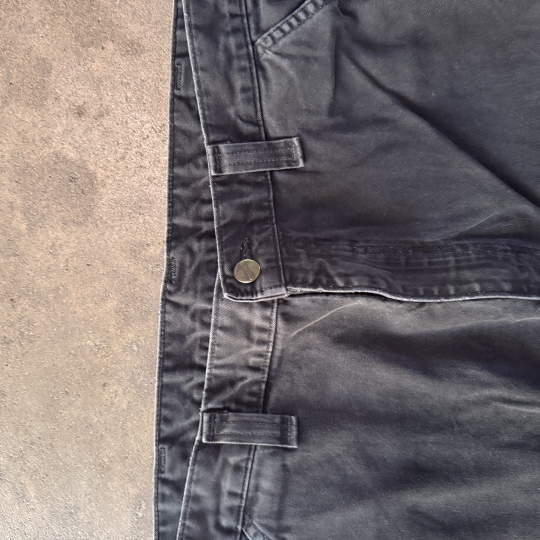
#> input picture assets/demo-items/real/carhartt-pants/02.jpg, 1080 x 1080 px (shown at 1/2 size); its folder holds only this picture in this run
$ python gate.py ../../assets/demo-items/real/carhartt-pants/02.jpg   (older library calls are emulated)
#> lines starting #> are read from the running program, lines starting #| are printed output that depends on the picture; after the words box and inside, x2 and y2 are one past the last pixel; in counts of white or black regions, pixels touching at a corner belong together
### research/studio/ben/prototype/seeded_faults.py
"""Seeded-fault test for the gate: known-good and known-bad 'renders' made from a
real photo, so we know the right answer for each (the evaluator must reject the
faults and pass the benign relights). Run: python3 seeded_faults.py <assets dir>"""
import sys, json
import cv2
import numpy as np
from color import srgb_to_linear, linear_to_srgb, white_reference_gain, apply_gain
from gate import gate

A = sys.argv[1] if len(sys.argv) > 1 else "../../../../../assets/demo-items"
rng = np.random.default_rng(0)


def load(name):
    return cv2.cvtColor(cv2.imread(f"{A}/{name}"), cv2.COLOR_BGR2RGB)


def item_mask(img, inset=20):
    m = np.zeros(img.shape[:2], np.uint8)
    bg, fg = np.zeros((1, 65)), np.zeros((1, 65))
    r = (inset, inset, img.shape[1] - 2 * inset, img.shape[0] - 2 * inset)
    cv2.grabCut(cv2.cvtColor(img, cv2.COLOR_RGB2BGR), m, r, bg, fg, 5, cv2.GC_INIT_WITH_RECT)
    m = np.where((m == 1) | (m == 3), 1, 0).astype(np.uint8)
    # fill holes: GrabCut drops bright logo patches and tags as "background"
    ff = m.copy(); h, w = m.shape
    cv2.floodFill(ff, np.zeros((h + 2, w + 2), np.uint8), (0, 0), 1)
    m = m | (1 - ff)
    return cv2.erode(m, np.ones((9, 9), np.uint8))


def relight(img, mask, gain=(1.08, 1.0, 0.86), grad=0.35, bg=(236, 236, 232)):
    """Benign: new light colour, a soft directional falloff, new background,
    slight rotation and scale. This is roughly what a faithful render does."""
    lin = srgb_to_linear(img) * np.array(gain)
    h, w = mask.shape
    ramp = np.linspace(1 + grad / 2, 1 - grad / 2, w)[None, :, None]
    lin = lin * ramp
    out = linear_to_srgb(lin)
    out[mask == 0] = bg
    M = cv2.getRotationMatrix2D((w / 2, h / 2), 3.0, 0.96)
    out = cv2.warpAffine(out, M, (w, h), borderValue=bg)
    return cv2.GaussianBlur(out, (3, 3), 0.6)


def paint_out(img, box):
    x, y, w, h = box
    m = np.zeros(img.shape[:2], np.uint8); m[y:y + h, x:x + w] = 255
    return cv2.cvtColor(cv2.inpaint(cv2.cvtColor(img, cv2.COLOR_RGB2BGR), m, 7, cv2.INPAINT_TELEA), cv2.COLOR_BGR2RGB)


# [4 lines left out: function hue_shift, not called in this run]


CASES = {
    "carhartt-jacket.jpg": dict(
        protected={"chest_patch": (382, 254, 34, 30), "collar_label": (300, 90, 34, 30),
                   "zip_pocket": (350, 218, 96, 24)},
        faults={"logo_removed": ("chest_patch",), "label_removed": ("collar_label",)}),
    "levis-501.jpg": dict(protected={}, faults={}),
    "nike-dunks.jpg": dict(
        protected={"toe_scuff": (212, 392, 44, 40), "swoosh_right": (400, 360, 90, 50)},
        faults={"defect_removed": ("toe_scuff",), "swoosh_removed": ("swoosh_right",)}),
}

# [52 lines left out: function main, not called in this run]


# [2 lines that do not run on import are left out]

### scripts/bench/gate.py
"""Does the fidelity gate catch an edit that lies about the item? Measured on Ben's 19 real listing photos.

For each real photo we know the truth, because we make the edits ourselves:
  honest   two relights (warm and cool light, soft falloff, new background, slight turn): must pass
  lie      a detail painted out (a logo, a print, a flaw), at three sizes; the box is a detail of the item, so it is protected
  lie      the item's color shifted by 12, 24 or 40 degrees of hue, when the shift is visible (over 4.5 CIEDE2000;
           a shift under that on a faded item is counted apart as invisible)
  lie      a detail swapped for another patch of the same item (a tag's text or a print changed, texture kept)
  lie      the item stretched 4% or 8% wider (a shape change)
  lie      the photo mirrored and recropped
A detail box is the most textured patch on the item, which is where a print, a logo or a flaw sits.
The gate is research/studio/ben/prototype/gate.py, unchanged. No model is called.

Run: python3 scripts/bench/gate.py [--out scripts/bench/out/gate.json] [--pictures DIR]
"""
import glob
import json
import os
import sys
from multiprocessing import Pool

import numpy as np

HERE = os.path.dirname(os.path.abspath(__file__))
ROOT = os.path.abspath(os.path.join(HERE, "..", ".."))
sys.path.insert(0, os.path.join(ROOT, "research/studio/ben/prototype"))
import cv2  # noqa: E402
from gate import gate, tile_structure  # noqa: E402
from lab import deltaE_ciede2000, rgb2lab  # noqa: E402
from seeded_faults import hue_shift, item_mask, paint_out, relight  # noqa: E402

SIDE = 640  # the size the gate was tuned at
WARM, COOL = (1.08, 1.0, 0.86), (0.85, 0.95, 1.12)


def detail_box(img, mask, size):
    """The most textured size x size patch fully on the item."""
    g = cv2.cvtColor(img, cv2.COLOR_RGB2GRAY).astype(np.float64)
    energy = np.abs(cv2.Laplacian(g, cv2.CV_64F))
    best, at = -1.0, None
    step = max(8, size // 4)
    for y in range(0, g.shape[0] - size, step):
        for x in range(0, g.shape[1] - size, step):
            if mask[y:y + size, x:x + size].mean() < 0.98:
                continue
            e = energy[y:y + size, x:x + size].mean()
            if e > best:
                best, at = e, (x, y, size, size)
    return at


# [43 lines left out: functions far_box, swap, stretch, heat, not called in this run]


def hue_de(src, mask, deg):
    m = mask.astype(bool)
    return float(np.median(deltaE_ciede2000(rgb2lab(src[m][None]), rgb2lab(hue_shift(src, mask, deg)[m][None]))))


def one(path):
    src = cv2.cvtColor(cv2.imread(path), cv2.COLOR_BGR2RGB)
    src = cv2.resize(src, (SIDE, SIDE), interpolation=cv2.INTER_AREA)
    mask = item_mask(src)
    name = os.path.relpath(path, ROOT)
    rows = []

    # [4 lines left out: function check, not called in this run]

    box = detail_box(src, mask, 40)
    protected = {"detail": box} if box else {}
    check("relight_warm", "honest", relight(src, mask, gain=WARM), protected, WARM)
    check("relight_cool", "honest", relight(src, mask, gain=COOL, grad=0.5), protected, COOL)
    for size in (24, 40, 64):
        b = detail_box(src, mask, size)
        if b:
            check(f"detail_removed_{size}px", "lie", relight(paint_out(src, b), mask, gain=WARM), {"detail": b}, WARM,
                  box=list(b), share_of_frame=round(size * size / SIDE / SIDE, 4))
    b = detail_box(src, mask, 40)
    donor = b and far_box(src, mask, b)
    if b and donor:
        check("detail_swapped_40px", "lie", relight(swap(src, b, donor), mask, gain=WARM), {"detail": b}, WARM, box=list(b))
    for pct in (4, 8):
        check(f"stretched_{pct}pct", "lie", stretch(relight(src, mask, gain=WARM), pct), protected, WARM)
    for deg in (12, 24, 40):
        # On a faded or grey item a hue turn barely shows. Below the gate's own 4.5 it is not a lie a buyer could see.
        truth = round(hue_de(src, mask, deg), 2)
        check(f"hue_{deg}deg", "lie" if truth > 4.5 else "invisible", relight(hue_shift(src, mask, deg), mask, gain=WARM),
              protected, WARM, truth_de=truth)
    check("mirrored", "lie", cv2.resize(cv2.flip(relight(src, mask, gain=WARM), 1)[40:600, 40:600], (SIDE, SIDE)), protected, WARM)
    return rows


# [35 lines left out: function picture, not called in this run]


def main():
    photos = sorted(glob.glob(os.path.join(ROOT, "assets/demo-items/real/*/*.jpg")))
    with Pool(min(4, os.cpu_count() or 1)) as pool:
        rows = [r for rs in pool.map(one, photos) for r in rs]
#> in one, `src = cv2.resize(src, (SIDE, SIDE), interpolation=cv2.INTER_AREA)`:
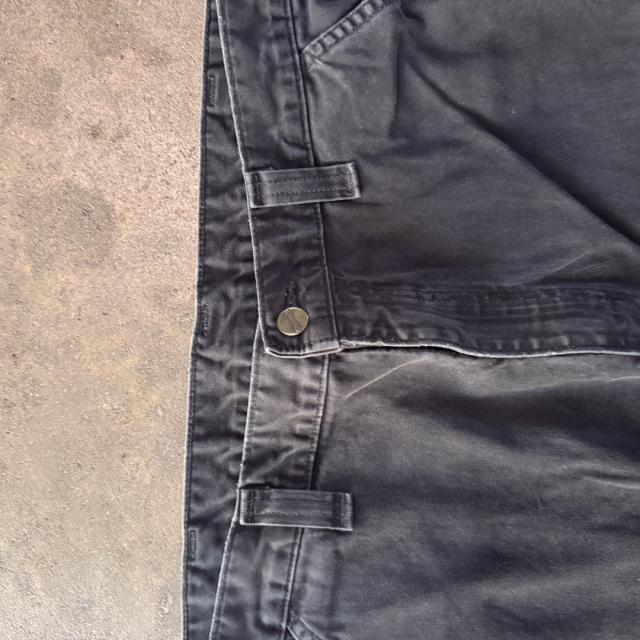
#> src: shape (640, 640, 3); mean R, G, B 119.7, 111.5, 111.8
#> in item_mask, `cv2.floodFill(ff, np.zeros((h + 2, w + 2), np.uint8), (0, 0), 1)`:
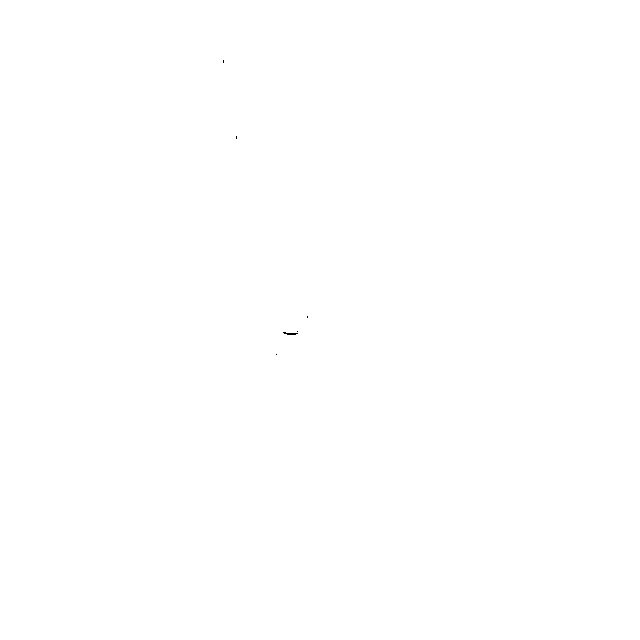
#> ff: shape (640, 640); values 0 (black) and 1 (white), 100% white; black in thin lines or dots, all inside (x1, y1, x2, y2) = (223, 60, 308, 355)
#> in one, `mask = item_mask(src)`:
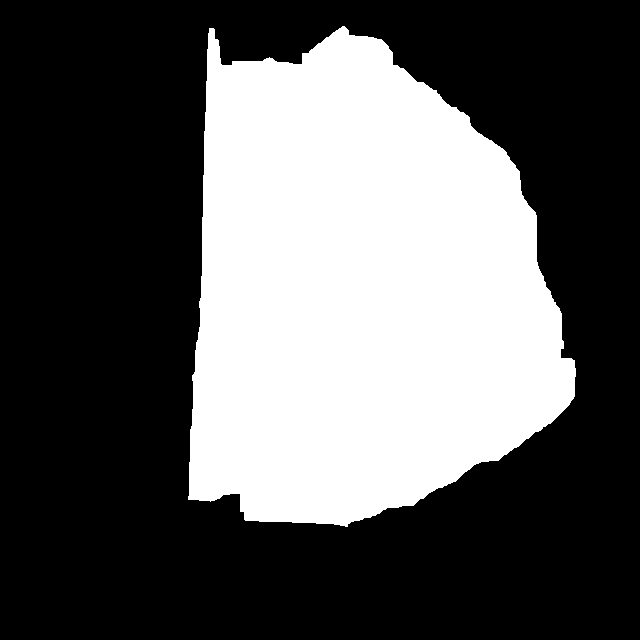
#> mask: shape (640, 640); values 0 (black) and 1 (white), 35.5% white; 1 white region, box (x1, y1, x2, y2) and area: (188, 26, 576, 527) 145220
#> in detail_box, `g = cv2.cvtColor(img, cv2.COLOR_RGB2GRAY).astype(np.float64)`:
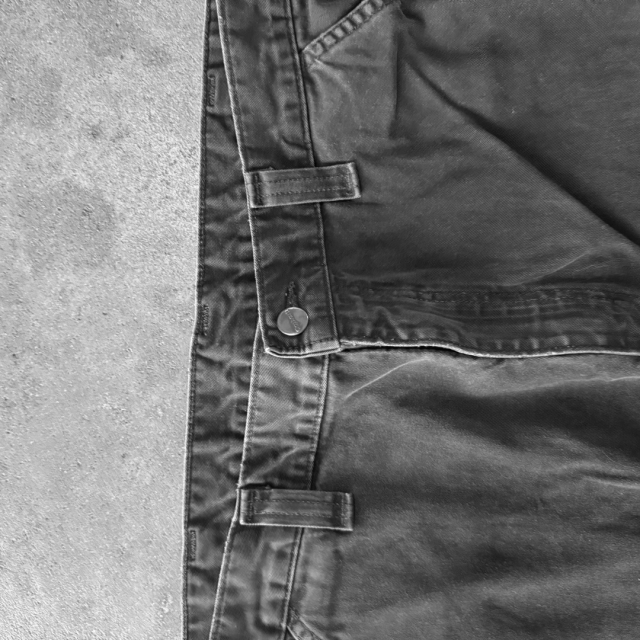
#> g: shape (640, 640) float64; min 3, max 254, mean 114
#> in detail_box, `energy = np.abs(cv2.Laplacian(g, cv2.CV_64F))`:
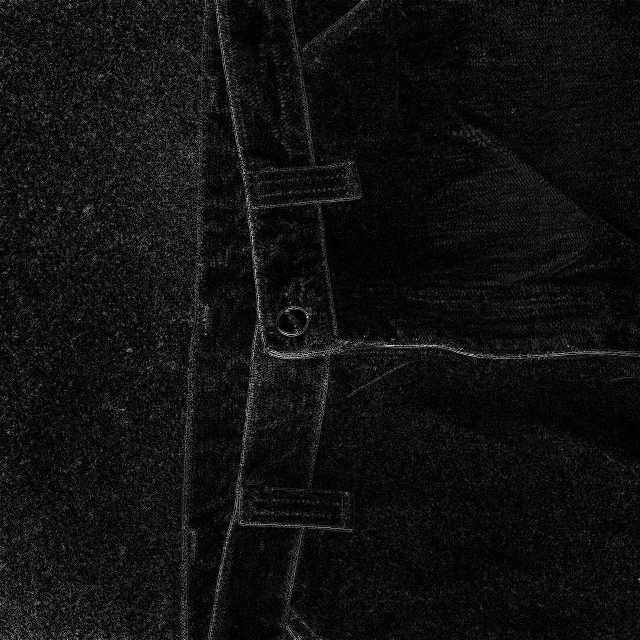
#> energy: shape (640, 640) float64; min 0, max 261, mean 18.1; drawn with min black and max white
#> after the loop in detail_box, `for y in range(0, g.shape[0] - size, step):`: at = (250, 330, 40, 40); best = 43.34
#> in one, `box = detail_box(src, mask, 40)`: box = (250, 330, 40, 40)
#> in one, `protected = {"detail": box} if box else {}`: protected = {'detail': (250, 330, 40, 40)}
#> (the call stopped at in relight, `lin = srgb_to_linear(img) * np.array(gain)`: color is not available in this run)
#> (the call stopped at in relight, `lin = srgb_to_linear(img) * np.array(gain)`: color is not available in this run)
#> the loop in one, `for size in (24, 40, 64):` made 1 pass
    honest = [r for r in rows if r["kind"] == "honest"]
    lies = [r for r in rows if r["kind"] == "lie"]
    by = {}
    for r in lies:
        v = r["variant"]
        by.setdefault(v, {"n": 0, "caught": 0})
        by[v]["n"] += 1
        by[v]["caught"] += r["got"] == "reject"
    for r in lies:
        if "truth_de" in r:
            by[r["variant"]].setdefault("truth_de", []).append(r["truth_de"])
    for v in by.values():
        if "truth_de" in v:
            v["truth_de_median"] = float(np.median(v.pop("truth_de")))
    out = {"what": "fidelity gate on planted edits of Ben's real photos", "photos": len(photos),
           "honest": {"n": len(honest), "passed": sum(r["got"] == "pass" for r in honest)},
           "lies": {"n": len(lies), "caught": sum(r["got"] == "reject" for r in lies), "by_variant": by},
           "invisible_shifts": {"n": sum(r["kind"] == "invisible" for r in rows), "held": sum(r["kind"] == "invisible" and r["got"] == "reject" for r in rows)},
           "held_by": {k: sum(r["kind"] == "honest" and k in r["verdict"] for r in rows) for k in ("struct", "shape", "chroma", "region:detail", "framing changed")},
           "false_holds": [r for r in honest if r["got"] != "pass"], "missed": [r for r in lies if r["got"] == "pass"], "rows": rows}
    if "--pictures" in sys.argv:
        d = sys.argv[sys.argv.index("--pictures") + 1]
        os.makedirs(d, exist_ok=True)
        out["picture_photo"] = picture(rows, os.path.join(d, "gate-side-by-side.jpg"))
    dst = sys.argv[sys.argv.index("--out") + 1] if "--out" in sys.argv else None
    if dst:
        os.makedirs(os.path.dirname(dst), exist_ok=True)
        json.dump(out, open(dst, "w"), indent=1)
    print(json.dumps({k: v for k, v in out.items() if k not in ("rows",)}, indent=1))


if __name__ == "__main__":
    main()
#> (the call stopped at in relight, `lin = srgb_to_linear(img) * np.array(gain)`: color is not available in this run)
